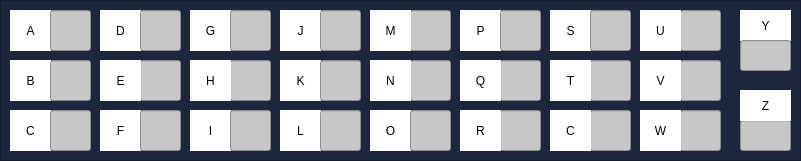
   <widget class="QFrame" name="QFrame_Plugs">
    <property name="geometry">
     <rect>
      <x>390</x>
      <y>10</y>
      <width>801</width>
      <height>161</height>
     </rect>
    </property>
    <property name="styleSheet">
     <string notr="true">background-color: rgb(28, 38, 61);
font: 7pt &quot;MS Shell Dlg 2&quot;;
color: rgb(255, 255, 255);
</string>
    </property>
    <property name="frameShape">
     <enum>QFrame::StyledPanel</enum>
    </property>
    <property name="frameShadow">
     <enum>QFrame::Raised</enum>
    </property>
    <widget class="QLabel" name="label_27">
     <property name="geometry">
      <rect>
       <x>10</x>
       <y>10</y>
       <width>41</width>
       <height>41</height>
      </rect>
     </property>
     <property name="styleSheet">
      <string notr="true">background-color: white;
color: black;
</string>
     </property>
     <property name="text">
      <string>A</string>
     </property>
     <property name="alignment">
      <set>Qt::AlignCenter</set>
     </property>
    </widget>
    <widget class="QLabel" name="label_28">
     <property name="geometry">
      <rect>
       <x>10</x>
       <y>60</y>
       <width>41</width>
       <height>41</height>
      </rect>
     </property>
     <property name="styleSheet">
      <string notr="true">background-color: white;
color: black;
</string>
     </property>
     <property name="text">
      <string>B</string>
     </property>
     <property name="alignment">
      <set>Qt::AlignCenter</set>
     </property>
    </widget>
    <widget class="QLabel" name="label_29">
     <property name="geometry">
      <rect>
       <x>10</x>
       <y>110</y>
       <width>41</width>
       <height>41</height>
      </rect>
     </property>
     <property name="styleSheet">
      <string notr="true">background-color: white;
color: black;
</string>
     </property>
     <property name="text">
      <string>C</string>
     </property>
     <property name="alignment">
      <set>Qt::AlignCenter</set>
     </property>
    </widget>
    <widget class="QLineEdit" name="lineEdit">
     <property name="geometry">
      <rect>
       <x>50</x>
       <y>10</y>
       <width>41</width>
       <height>41</height>
      </rect>
     </property>
     <property name="styleSheet">
      <string notr="true">background-color: rgb(199, 199, 199);</string>
     </property>
    </widget>
    <widget class="QLineEdit" name="lineEdit_2">
     <property name="geometry">
      <rect>
       <x>50</x>
       <y>60</y>
       <width>41</width>
       <height>41</height>
      </rect>
     </property>
     <property name="styleSheet">
      <string notr="true">background-color: rgb(199, 199, 199);</string>
     </property>
    </widget>
    <widget class="QLineEdit" name="lineEdit_3">
     <property name="geometry">
      <rect>
       <x>50</x>
       <y>110</y>
       <width>41</width>
       <height>41</height>
      </rect>
     </property>
     <property name="styleSheet">
      <string notr="true">background-color: rgb(199, 199, 199);</string>
     </property>
    </widget>
    <widget class="QLineEdit" name="lineEdit_4">
     <property name="geometry">
      <rect>
       <x>140</x>
       <y>60</y>
       <width>41</width>
       <height>41</height>
      </rect>
     </property>
     <property name="styleSheet">
      <string notr="true">background-color: rgb(199, 199, 199);</string>
     </property>
    </widget>
    <widget class="QLabel" name="label_30">
     <property name="geometry">
      <rect>
       <x>100</x>
       <y>10</y>
       <width>41</width>
       <height>41</height>
      </rect>
     </property>
     <property name="styleSheet">
      <string notr="true">background-color: white;
color: black;
</string>
     </property>
     <property name="text">
      <string>D</string>
     </property>
     <property name="alignment">
      <set>Qt::AlignCenter</set>
     </property>
    </widget>
    <widget class="QLabel" name="label_31">
     <property name="geometry">
      <rect>
       <x>100</x>
       <y>110</y>
       <width>41</width>
       <height>41</height>
      </rect>
     </property>
     <property name="styleSheet">
      <string notr="true">background-color: white;
color: black;
</string>
     </property>
     <property name="text">
      <string>F</string>
     </property>
     <property name="alignment">
      <set>Qt::AlignCenter</set>
     </property>
    </widget>
    <widget class="QLineEdit" name="lineEdit_5">
     <property name="geometry">
      <rect>
       <x>140</x>
       <y>110</y>
       <width>41</width>
       <height>41</height>
      </rect>
     </property>
     <property name="styleSheet">
      <string notr="true">background-color: rgb(199, 199, 199);</string>
     </property>
    </widget>
    <widget class="QLineEdit" name="lineEdit_6">
     <property name="geometry">
      <rect>
       <x>140</x>
       <y>10</y>
       <width>41</width>
       <height>41</height>
      </rect>
     </property>
     <property name="styleSheet">
      <string notr="true">background-color: rgb(199, 199, 199);</string>
     </property>
    </widget>
    <widget class="QLabel" name="label_32">
     <property name="geometry">
      <rect>
       <x>100</x>
       <y>60</y>
       <width>41</width>
       <height>41</height>
      </rect>
     </property>
     <property name="styleSheet">
      <string notr="true">background-color: white;
color: black;
</string>
     </property>
     <property name="text">
      <string>E</string>
     </property>
     <property name="alignment">
      <set>Qt::AlignCenter</set>
     </property>
    </widget>
    <widget class="QLineEdit" name="lineEdit_7">
     <property name="geometry">
      <rect>
       <x>230</x>
       <y>60</y>
       <width>41</width>
       <height>41</height>
      </rect>
     </property>
     <property name="styleSheet">
      <string notr="true">background-color: rgb(199, 199, 199);</string>
     </property>
    </widget>
    <widget class="QLabel" name="label_33">
     <property name="geometry">
      <rect>
       <x>190</x>
       <y>10</y>
       <width>41</width>
       <height>41</height>
      </rect>
     </property>
     <property name="styleSheet">
      <string notr="true">background-color: white;
color: black;
</string>
     </property>
     <property name="text">
      <string>G</string>
     </property>
     <property name="alignment">
      <set>Qt::AlignCenter</set>
     </property>
    </widget>
    <widget class="QLabel" name="label_34">
     <property name="geometry">
      <rect>
       <x>190</x>
       <y>110</y>
       <width>41</width>
       <height>41</height>
      </rect>
     </property>
     <property name="styleSheet">
      <string notr="true">background-color: white;
color: black;
</string>
     </property>
     <property name="text">
      <string>I</string>
     </property>
     <property name="alignment">
      <set>Qt::AlignCenter</set>
     </property>
    </widget>
    <widget class="QLabel" name="label_35">
     <property name="geometry">
      <rect>
       <x>280</x>
       <y>10</y>
       <width>41</width>
       <height>41</height>
      </rect>
     </property>
     <property name="styleSheet">
      <string notr="true">background-color: white;
color: black;
</string>
     </property>
     <property name="text">
      <string>J</string>
     </property>
     <property name="alignment">
      <set>Qt::AlignCenter</set>
     </property>
    </widget>
    <widget class="QLabel" name="label_36">
     <property name="geometry">
      <rect>
       <x>280</x>
       <y>60</y>
       <width>41</width>
       <height>41</height>
      </rect>
     </property>
     <property name="styleSheet">
      <string notr="true">background-color: white;
color: black;
</string>
     </property>
     <property name="text">
      <string>K</string>
     </property>
     <property name="alignment">
      <set>Qt::AlignCenter</set>
     </property>
    </widget>
    <widget class="QLineEdit" name="lineEdit_8">
     <property name="geometry">
      <rect>
       <x>230</x>
       <y>110</y>
       <width>41</width>
       <height>41</height>
      </rect>
     </property>
     <property name="styleSheet">
      <string notr="true">background-color: rgb(199, 199, 199);</string>
     </property>
    </widget>
    <widget class="QLineEdit" name="lineEdit_9">
     <property name="geometry">
      <rect>
       <x>230</x>
       <y>10</y>
       <width>41</width>
       <height>41</height>
      </rect>
     </property>
     <property name="styleSheet">
      <string notr="true">background-color: rgb(199, 199, 199);</string>
     </property>
    </widget>
    <widget class="QLabel" name="label_37">
     <property name="geometry">
      <rect>
       <x>190</x>
       <y>60</y>
       <width>41</width>
       <height>41</height>
      </rect>
     </property>
     <property name="styleSheet">
      <string notr="true">background-color: white;
color: black;
</string>
     </property>
     <property name="text">
      <string>H</string>
     </property>
     <property name="alignment">
      <set>Qt::AlignCenter</set>
     </property>
    </widget>
    <widget class="QLineEdit" name="lineEdit_10">
     <property name="geometry">
      <rect>
       <x>320</x>
       <y>10</y>
       <width>41</width>
       <height>41</height>
      </rect>
     </property>
     <property name="styleSheet">
      <string notr="true">background-color: rgb(199, 199, 199);</string>
     </property>
    </widget>
    <widget class="QLineEdit" name="lineEdit_11">
     <property name="geometry">
      <rect>
       <x>320</x>
       <y>60</y>
       <width>41</width>
       <height>41</height>
      </rect>
     </property>
     <property name="styleSheet">
      <string notr="true">background-color: rgb(199, 199, 199);</string>
     </property>
    </widget>
    <widget class="QLabel" name="label_38">
     <property name="geometry">
      <rect>
       <x>280</x>
       <y>110</y>
       <width>41</width>
       <height>41</height>
      </rect>
     </property>
     <property name="styleSheet">
      <string notr="true">background-color: white;
color: black;
</string>
     </property>
     <property name="text">
      <string>L</string>
     </property>
     <property name="alignment">
      <set>Qt::AlignCenter</set>
     </property>
    </widget>
    <widget class="QLineEdit" name="lineEdit_12">
     <property name="geometry">
      <rect>
       <x>320</x>
       <y>110</y>
       <width>41</width>
       <height>41</height>
      </rect>
     </property>
     <property name="styleSheet">
      <string notr="true">background-color: rgb(199, 199, 199);</string>
     </property>
    </widget>
    <widget class="QLineEdit" name="lineEdit_13">
     <property name="geometry">
      <rect>
       <x>500</x>
       <y>60</y>
       <width>41</width>
       <height>41</height>
      </rect>
     </property>
     <property name="styleSheet">
      <string notr="true">background-color: rgb(199, 199, 199);</string>
     </property>
    </widget>
    <widget class="QLineEdit" name="lineEdit_14">
     <property name="geometry">
      <rect>
       <x>680</x>
       <y>10</y>
       <width>41</width>
       <height>41</height>
      </rect>
     </property>
     <property name="styleSheet">
      <string notr="true">background-color: rgb(199, 199, 199);</string>
     </property>
    </widget>
    <widget class="QLineEdit" name="lineEdit_15">
     <property name="geometry">
      <rect>
       <x>680</x>
       <y>60</y>
       <width>41</width>
       <height>41</height>
      </rect>
     </property>
     <property name="styleSheet">
      <string notr="true">background-color: rgb(199, 199, 199);</string>
     </property>
    </widget>
    <widget class="QLineEdit" name="lineEdit_16">
     <property name="geometry">
      <rect>
       <x>410</x>
       <y>10</y>
       <width>41</width>
       <height>41</height>
      </rect>
     </property>
     <property name="styleSheet">
      <string notr="true">background-color: rgb(199, 199, 199);</string>
     </property>
    </widget>
    <widget class="QLabel" name="label_39">
     <property name="geometry">
      <rect>
       <x>640</x>
       <y>60</y>
       <width>41</width>
       <height>41</height>
      </rect>
     </property>
     <property name="styleSheet">
      <string notr="true">background-color: white;
color: black;
</string>
     </property>
     <property name="text">
      <string>V</string>
     </property>
     <property name="alignment">
      <set>Qt::AlignCenter</set>
     </property>
    </widget>
    <widget class="QLabel" name="label_40">
     <property name="geometry">
      <rect>
       <x>370</x>
       <y>110</y>
       <width>41</width>
       <height>41</height>
      </rect>
     </property>
     <property name="styleSheet">
      <string notr="true">background-color: white;
color: black;
</string>
     </property>
     <property name="text">
      <string>O</string>
     </property>
     <property name="alignment">
      <set>Qt::AlignCenter</set>
     </property>
    </widget>
    <widget class="QLabel" name="label_41">
     <property name="geometry">
      <rect>
       <x>550</x>
       <y>10</y>
       <width>41</width>
       <height>41</height>
      </rect>
     </property>
     <property name="styleSheet">
      <string notr="true">background-color: white;
color: black;
</string>
     </property>
     <property name="text">
      <string>S</string>
     </property>
     <property name="alignment">
      <set>Qt::AlignCenter</set>
     </property>
    </widget>
    <widget class="QLineEdit" name="lineEdit_17">
     <property name="geometry">
      <rect>
       <x>680</x>
       <y>110</y>
       <width>41</width>
       <height>41</height>
      </rect>
     </property>
     <property name="styleSheet">
      <string notr="true">background-color: rgb(199, 199, 199);</string>
     </property>
    </widget>
    <widget class="QLineEdit" name="lineEdit_18">
     <property name="geometry">
      <rect>
       <x>410</x>
       <y>60</y>
       <width>41</width>
       <height>41</height>
      </rect>
     </property>
     <property name="styleSheet">
      <string notr="true">background-color: rgb(199, 199, 199);</string>
     </property>
    </widget>
    <widget class="QLabel" name="label_42">
     <property name="geometry">
      <rect>
       <x>460</x>
       <y>10</y>
       <width>41</width>
       <height>41</height>
      </rect>
     </property>
     <property name="styleSheet">
      <string notr="true">background-color: white;
color: black;
</string>
     </property>
     <property name="text">
      <string>P</string>
     </property>
     <property name="alignment">
      <set>Qt::AlignCenter</set>
     </property>
    </widget>
    <widget class="QLineEdit" name="lineEdit_19">
     <property name="geometry">
      <rect>
       <x>500</x>
       <y>110</y>
       <width>41</width>
       <height>41</height>
      </rect>
     </property>
     <property name="styleSheet">
      <string notr="true">background-color: rgb(199, 199, 199);</string>
     </property>
    </widget>
    <widget class="QLabel" name="label_43">
     <property name="geometry">
      <rect>
       <x>460</x>
       <y>60</y>
       <width>41</width>
       <height>41</height>
      </rect>
     </property>
     <property name="styleSheet">
      <string notr="true">background-color: white;
color: black;
</string>
     </property>
     <property name="text">
      <string>Q</string>
     </property>
     <property name="alignment">
      <set>Qt::AlignCenter</set>
     </property>
    </widget>
    <widget class="QLabel" name="label_44">
     <property name="geometry">
      <rect>
       <x>370</x>
       <y>10</y>
       <width>41</width>
       <height>41</height>
      </rect>
     </property>
     <property name="styleSheet">
      <string notr="true">background-color: white;
color: black;
</string>
     </property>
     <property name="text">
      <string>M</string>
     </property>
     <property name="alignment">
      <set>Qt::AlignCenter</set>
     </property>
    </widget>
    <widget class="QLineEdit" name="lineEdit_20">
     <property name="geometry">
      <rect>
       <x>590</x>
       <y>10</y>
       <width>41</width>
       <height>41</height>
      </rect>
     </property>
     <property name="styleSheet">
      <string notr="true">background-color: rgb(199, 199, 199);</string>
     </property>
    </widget>
    <widget class="QLineEdit" name="lineEdit_21">
     <property name="geometry">
      <rect>
       <x>590</x>
       <y>60</y>
       <width>41</width>
       <height>41</height>
      </rect>
     </property>
     <property name="styleSheet">
      <string notr="true">background-color: rgb(199, 199, 199);</string>
     </property>
    </widget>
    <widget class="QLabel" name="label_45">
     <property name="geometry">
      <rect>
       <x>370</x>
       <y>60</y>
       <width>41</width>
       <height>41</height>
      </rect>
     </property>
     <property name="styleSheet">
      <string notr="true">background-color: white;
color: black;
</string>
     </property>
     <property name="text">
      <string>N</string>
     </property>
     <property name="alignment">
      <set>Qt::AlignCenter</set>
     </property>
    </widget>
    <widget class="QLineEdit" name="lineEdit_22">
     <property name="geometry">
      <rect>
       <x>590</x>
       <y>110</y>
       <width>41</width>
       <height>41</height>
      </rect>
     </property>
     <property name="styleSheet">
      <string notr="true">background-color: rgb(199, 199, 199);</string>
     </property>
    </widget>
    <widget class="QLabel" name="label_46">
     <property name="geometry">
      <rect>
       <x>550</x>
       <y>110</y>
       <width>41</width>
       <height>41</height>
      </rect>
     </property>
     <property name="styleSheet">
      <string notr="true">background-color: white;
color: black;
</string>
     </property>
     <property name="text">
      <string>C</string>
     </property>
     <property name="alignment">
      <set>Qt::AlignCenter</set>
     </property>
    </widget>
    <widget class="QLineEdit" name="lineEdit_23">
     <property name="geometry">
      <rect>
       <x>410</x>
       <y>110</y>
       <width>41</width>
       <height>41</height>
      </rect>
     </property>
     <property name="styleSheet">
      <string notr="true">background-color: rgb(199, 199, 199);</string>
     </property>
    </widget>
    <widget class="QLineEdit" name="lineEdit_24">
     <property name="geometry">
      <rect>
       <x>500</x>
       <y>10</y>
       <width>41</width>
       <height>41</height>
      </rect>
     </property>
     <property name="styleSheet">
      <string notr="true">background-color: rgb(199, 199, 199);</string>
     </property>
    </widget>
    <widget class="QLabel" name="label_47">
     <property name="geometry">
      <rect>
       <x>640</x>
       <y>110</y>
       <width>41</width>
       <height>41</height>
      </rect>
     </property>
     <property name="styleSheet">
      <string notr="true">background-color: white;
color: black;
</string>
     </property>
     <property name="text">
      <string>W</string>
     </property>
     <property name="alignment">
      <set>Qt::AlignCenter</set>
     </property>
    </widget>
    <widget class="QLabel" name="label_48">
     <property name="geometry">
      <rect>
       <x>550</x>
       <y>60</y>
       <width>41</width>
       <height>41</height>
      </rect>
     </property>
     <property name="styleSheet">
      <string notr="true">background-color: white;
color: black;
</string>
     </property>
     <property name="text">
      <string>T</string>
     </property>
     <property name="alignment">
      <set>Qt::AlignCenter</set>
     </property>
    </widget>
    <widget class="QLabel" name="label_49">
     <property name="geometry">
      <rect>
       <x>460</x>
       <y>110</y>
       <width>41</width>
       <height>41</height>
      </rect>
     </property>
     <property name="styleSheet">
      <string notr="true">background-color: white;
color: black;
</string>
     </property>
     <property name="text">
      <string>R</string>
     </property>
     <property name="alignment">
      <set>Qt::AlignCenter</set>
     </property>
    </widget>
    <widget class="QLabel" name="label_50">
     <property name="geometry">
      <rect>
       <x>640</x>
       <y>10</y>
       <width>41</width>
       <height>41</height>
      </rect>
     </property>
     <property name="styleSheet">
      <string notr="true">background-color: white;
color: black;
</string>
     </property>
     <property name="text">
      <string>U</string>
     </property>
     <property name="alignment">
      <set>Qt::AlignCenter</set>
     </property>
    </widget>
    <widget class="QLabel" name="label_51">
     <property name="geometry">
      <rect>
       <x>740</x>
       <y>10</y>
       <width>51</width>
       <height>31</height>
      </rect>
     </property>
     <property name="styleSheet">
      <string notr="true">background-color: white;
color: black;
</string>
     </property>
     <property name="text">
      <string>Y</string>
     </property>
     <property name="alignment">
      <set>Qt::AlignCenter</set>
     </property>
    </widget>
    <widget class="QLineEdit" name="lineEdit_25">
     <property name="geometry">
      <rect>
       <x>740</x>
       <y>40</y>
       <width>51</width>
       <height>31</height>
      </rect>
     </property>
     <property name="styleSheet">
      <string notr="true">background-color: rgb(199, 199, 199);</string>
     </property>
    </widget>
    <widget class="QLineEdit" name="lineEdit_26">
     <property name="geometry">
      <rect>
       <x>740</x>
       <y>120</y>
       <width>51</width>
       <height>31</height>
      </rect>
     </property>
     <property name="styleSheet">
      <string notr="true">background-color: rgb(199, 199, 199);</string>
     </property>
     <property name="text">
      <string/>
     </property>
    </widget>
    <widget class="QLabel" name="label_52">
     <property name="geometry">
      <rect>
       <x>740</x>
       <y>90</y>
       <width>51</width>
       <height>31</height>
      </rect>
     </property>
     <property name="styleSheet">
      <string notr="true">background-color: white;
color: black;
</string>
     </property>
     <property name="text">
      <string>Z</string>
     </property>
     <property name="alignment">
      <set>Qt::AlignCenter</set>
     </property>
    </widget>
   </widget>
